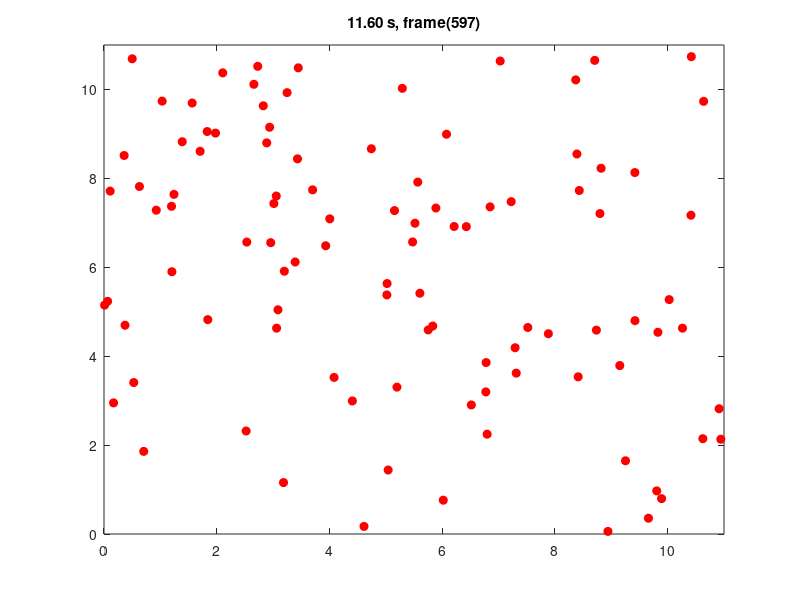

MATLAB code for this plot: (Note: this script raises an error after producing the figure.)
% Project: 2D gas simulation
% John Lian 260408431
% Feb 2015

clear all
close all

% Input parameters
nMolecules = 100;
dimensionSize = sqrt(nMolecules);
nCollisions = 1000;

% Particle-particle collision array
% Same size as number of pairs
parHitTable = zeros(0.5*nMolecules*(nMolecules-1),3);

% Particle-wall collison array
wallHitTable = zeros(nMolecules,3);

% Particle diameter
d = 0.1;

% Particle mass
mass = 1;

% The wall
left = 0;
right = dimensionSize+1;
bottom = 0;
top = dimensionSize+1;
wall = [left right bottom top];
deltaWallHitTime = zeros(length(wall),1);

% Initialize arrays consisting of the positions for each molecule
pos = zeros(nMolecules,2);
vel = zeros(nMolecules,2);

xy = zeros(nMolecules,2,nCollisions);
uv = zeros(nMolecules,2,nCollisions);
c = zeros(nMolecules,1,nCollisions);
E = zeros(nCollisions,1);
T = zeros(nCollisions,1);

%% Initialization 

disp('Initializing...');

t = 0;
count = 0;
% Initialize array for the first frame/timestep
for i = 1:dimensionSize
	for j = 1:dimensionSize
		count = count+1;
		pos(count,1) = i;
		pos(count,2) = j;
		theta = 2*pi*rand(1,1);
		vel(count,1) = cos(theta);
		vel(count,2) = sin(theta);
	end
end

% Test for recording the positions and velocities
xy(:,:,1) = pos(:,:);
uv(:,:,1) = vel(:,:);


count = 0;
% Initialize the particle collision table
for n = 1:nMolecules-1
	for m = n+1:nMolecules
		count = count+1;

		% Calculate the vector relative position and velocity
		dr = pos(n,:)-pos(m,:);
		dv = vel(n,:)-vel(m,:);

		% Calculate relavent constants based on input data
		% See Haile Section 3.2.1
		situationA = dot(dv,dr);
		situationB = situationA^2 - norm(dv)^2*(norm(dr)^2-d^2);
		
		parHitTable(count,1) = n;
		parHitTable(count,2) = m;

		% Checking if the two situations are satisfied for collision
		if (situationA < 0 && situationB >= 0)
			% Solve for time of closest approach.
			parHitTable(count,3) = min(t+(-situationA+sqrt(situationB))/norm(dv)^2,...
									   t+(-situationA-sqrt(situationB))/norm(dv)^2);		   
		end
	end
end
parHitTable(parHitTable==0) = NaN;

count = 0;
% Initialize wall collision table
for n = 1:nMolecules
	for m = 1:length(wall)
		count = count+1;
		
		wallHitTable(count,1) = n;
		wallHitTable(count,2) = m;
		
		% Use appropriate velocity components for the appropriate walls
		if m == 1 || m == 2
			wallHitTable(count,3) = t+(wall(m)-pos(n,1))/vel(n,1)-(d/2)/abs(vel(n,1));
		else 
			wallHitTable(count,3) = t+(wall(m)-pos(n,2))/vel(n,2)-(d/2)/abs(vel(n,2));
		end
	end
end
wallHitTable(wallHitTable<=0) = NaN;

%% Plotting the initial frame

% set up first frame
figure('Color', 'white');

h = plot(xy(:,1,1),xy(:,2,1),...
	'o','Color','red','MarkerFaceColor','red','MarkerSize',6);
xlim([0 dimensionSize+1]);
ylim([0 dimensionSize+1]);
ht = title(sprintf('Time: %0.2f sec', T(1)));
drawnow update


%% Math for collision and things

for frame = 2:nCollisions

	% Determine which collision is going to happen next by finding the minimum
	% of collision time
	[nextParHitTime,pairFlag] = min(parHitTable(:,3));
	[nextWallHitTime,wallFlag] = min(wallHitTable(:,3));


	if (nextParHitTime < nextWallHitTime)
		% 2 particles will collide before a wall collision occurs
		nInvolved = 2;
		
		dt = nextParHitTime-t;
		parA = parHitTable(pairFlag,1);
		parB = parHitTable(pairFlag,2);

		% Advance time to collsion time 
		t = t+dt;
		
		% Update all positions
		pos = pos+vel*dt;
        
        pos(find(pos(:,1)< left),1) = right + pos(find(pos(:,1)<left),1);
        pos(find(pos(:,1)> right),1) = pos(find(pos(:,1) > right),1) -right;
        pos(find(pos(:,2)< bottom),2) = top + pos(find(pos(:,2)<bottom),2);
        pos(find(pos(:,2)> top),2) = pos(find(pos(:,2) > top),2) - top;

		% Find post collision velocities and update
		rHat = (pos(parB,:)-pos(parA,:))/norm(pos(parB,:)-pos(parA,:));
		va = vel(parA,:)-dot((vel(parA,:)-vel(parB,:)),rHat)*rHat;
		vb = vel(parB,:)+dot((vel(parA,:)-vel(parB,:)),rHat)*rHat;
		
		% Update velocities
		vel(parA,:) = va;
		vel(parB,:) = vb;
		
		
		% Clear collision time for this event
		parHitTable(pairFlag,3) = NaN;
		
	else
		% A wall collision will happen first
		nInvolved = 1;

		dt = nextWallHitTime-t;
		parA = wallHitTable(wallFlag,1);
		wallHit = wallHitTable(wallFlag,2);
        
        % add boundary condition

		% Advance time to collsion time 
		t = t+dt;
		
		% Update all positions
        posOld =pos;
		pos = pos+vel*dt;
        
        epsilon=0.0001;
        if (wallHit == 1)
            pos(parA,1) = right - epsilon;
        elseif (wallHit == 2)
            pos(parA,1) = left + epsilon ;
        elseif (wallHit == 3)
            pos(parA,2) = top -epsilon;
        elseif(wallHit == 4)
            pos(parA,2) = bottom +epsilon;
        end
        pos(parA,:)
        wallHit
		
		% Update the velocity of the colliding particle
% 		if wallHit == 1 || wallHit == 2
% 			vel(parA,1) = -vel(parA,1);
% 		else
% 			vel(parA,2) = -vel(parA,2);
% 		end
		
		% Clear collision time for this event
		wallHitTable(wallFlag,3) = NaN;
		
	end
	
	
	if isnan(pos(pos<0)) == 0
		error('Negative position detected!!!');
	end

	% Update particle collision table for the relevant particles

	for count = 1:nInvolved
		if count == 1 
			% Find all the pairs for particles involved
			[p2p2Check,~] = find(parHitTable == parA);
			p2w2Check = parA*4-3:parA*4;
		else 
			[p2p2Check,~] = find(parHitTable == parB);
			p2w2Check = parB*4-3:parB*4;
		end
		for i = 1:nMolecules-1

			n = parHitTable(p2p2Check(i),1);
			m = parHitTable(p2p2Check(i),2);

			% Calculate the vector relative position and velocity
			dr = pos(n,:)-pos(m,:);
			dv = vel(n,:)-vel(m,:);

			% Calculate relavent constants based on input data
			% See Haile Section 3.2.1
			situationA = dot(dv,dr);
			situationB = situationA^2 - norm(dv)^2*(norm(dr)^2-d^2);

			% Checking if the two situations are satisfied for collision
			if (situationA < 0 && situationB >= 0)
				% Solve for time of closest approach.
				tc = min(t+(-situationA+sqrt(situationB))/norm(dv)^2,...
						 t+(-situationA-sqrt(situationB))/norm(dv)^2);
				parHitTable(p2p2Check(i),3) = tc;	   
			end
		end
		
		
		% Update wall collision table for the relevant particle
		
		for i = 1:length(wall)
			
			n = wallHitTable(p2w2Check(i),1);
			m = wallHitTable(p2w2Check(i),2);
			
			% Use appropriate velocity components for the appropriate walls
			if m == 1 || m == 2 
				deltaWallHitTime(m) = (wall(m)-pos(n,1))/vel(n,1)-(d/2)/abs(vel(n,1));
			else
				deltaWallHitTime(m) = (wall(m)-pos(n,2))/vel(n,2)-(d/2)/abs(vel(n,2));
			end
			if deltaWallHitTime(m) <= 1e-10
				deltaWallHitTime(m) = NaN;
			end
			wallHitTable(p2w2Check(i),3) = t + deltaWallHitTime(m);
        end
	end
	
	% Record the positions and velocities
	xy(:,:,frame) = pos(:,:);
	uv(:,:,frame) = vel(:,:);
	c(:,1,frame) = sqrt(sum(vel.^2,2));
	E(frame) = (1/2)*mass*sum(sum(vel.^2,2));
	T(frame) = t;
	
	set(h, 'XData', xy(:,1,frame));
	set(h, 'YData', xy(:,2,frame));
	set(ht, 'String', sprintf('%0.2f s, frame(%d)', T(frame),frame));
	drawnow update
	
end

%% Probability distribution

figure(2)
hold on
edges = [0 0:0.05:5 5];
hc = histogram(c,edges,'Normalization','pdf');
% Boltzmann
k = 1;
% Temperature
T = 1/2;
f1 = @(y) (mass/(k*T))*y*exp(-mass*(y^2)/(2*k*T));
fplot(f1,[0 5])
xlabel('Speed (units/time)')
ylabel('Probability Distribution')
legend('Simulation', 'Maxwell Distribution')
hold off

figure(3)

edges = [-2.5 -2.5:0.05:2.5 2.5];
hold on
hu = histogram(uv(:,1,:),edges,'Normalization','pdf');
hv = histogram(uv(:,2,:),edges,'Normalization','pdf');
f2 = @(y) sqrt(mass/(2*pi*k*T))*exp(-mass*(y^2)/(2*k*T));
fplot(f2,[-2.5 2.5])
xlabel('Velocity (units/time)')
ylabel('Probability Distribution')
legend('Simulation for x-velocity', 'Simulation for y-velocity','Maxwell Distribution')
hold off




